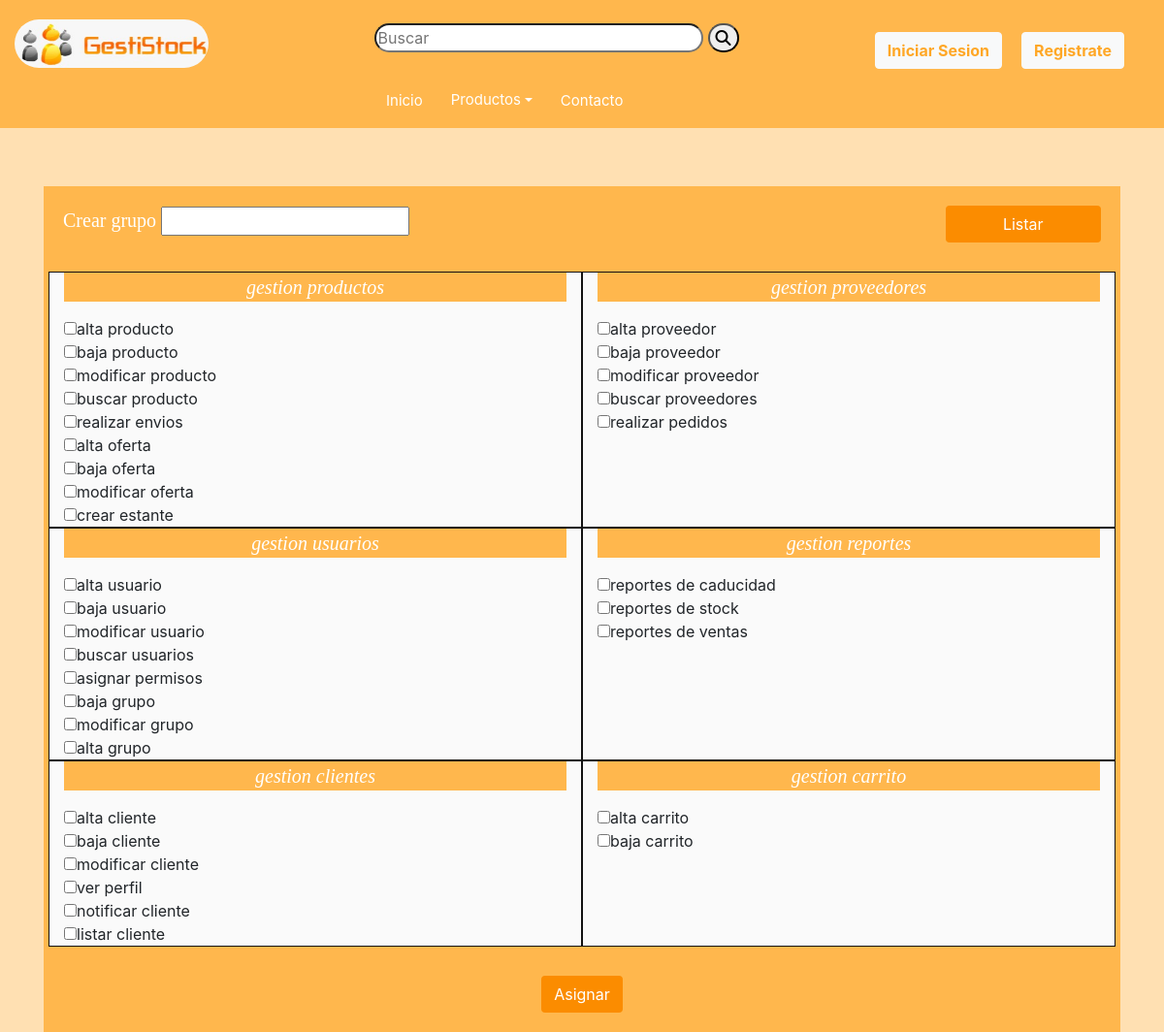
Screenshot of /asignarPermisos.php with the database file from the repository.
### tables this page shows
CREATE TABLE `gestiones` (
  `idGestiones` int(11) NOT NULL,
  `nombreGestion` varchar(100) NOT NULL
);

CREATE TABLE `permisos` (
  `idPermiso` int(11) NOT NULL,
  `nombrePermiso` varchar(45) NOT NULL
);

### asignarPermisos.php (the view, shortened to what this page needs)
<?php
      require("header.php");
      require("conexion.php");
?>
<div class="container">
        <div class="row">
              <div class="col-md-12" style="padding-top:60px;">
                   <form action="permisos.php" method="post" class="permisos">
                        <div class="row">
                            <div class="col-md-12">
                                <label>Crear grupo</label>
                                <input type="text" name="nombreGrupo">
                                <a style="float:right;width:15%" href="listarPermisos.php" class="btn botonpermisos">Listar</a>
                            </div>
                            <div class="col-md-12" style="padding-top:30px;">
                                <?php
                                    $agrupamiento=mysqli_query($conexion,"SELECT idGestiones, nombreGestion FROM gestiones ORDER BY idGestiones ASC");
                                    while($PermisosGestiones=mysqli_fetch_array($agrupamiento)){
                                ?>
                            </div>
                            <div class="col-md-6 gestiones">
                                    <p><?php echo $PermisosGestiones['nombreGestion']?></p>
                                    <?php
                                            $permisos=mysqli_query($conexion,"SELECT p.idpermiso, p.nombrePermiso FROM gestiones AS g, gestiones_permisos AS gp,permisos AS p
                                                                            WHERE g.idGestiones = gp.idGestiones
                                                                            AND gp.idpermiso=p.idpermiso
                                                                            AND g.idGestiones=" . $PermisosGestiones['idGestiones']);
                                            while($r=mysqli_fetch_array($permisos)){?>
                                                <input type="checkbox" name="nombrePermiso[]" value="<?php echo $r['nombrePermiso']?>"><?php echo $r['nombrePermiso']?><br>
                                   <?php    }
                                    }
                                   ?>
                            </div>
                            <div class="col-md-12" align="center" style="padding-top:30px">
                                <button type="submit" class="btn botonpermisos"  name="alta" value="alta">Asignar</button>
                            </div>
                        </div>
                   </form>
             </div>
        </div>
 </div>

### rows the page displays
gestiones: nombreGestion "gestion productos"
permisos: nombrePermiso "alta producto"
permisos: nombrePermiso "baja producto"
permisos: nombrePermiso "modificar producto"
permisos: nombrePermiso "buscar producto"
permisos: nombrePermiso "realizar envios"
permisos: nombrePermiso "alta oferta"
permisos: nombrePermiso "baja oferta"
permisos: nombrePermiso "modificar oferta"
permisos: nombrePermiso "crear estante"
gestiones: nombreGestion "gestion proveedores"
permisos: nombrePermiso "alta proveedor"
permisos: nombrePermiso "baja proveedor"
permisos: nombrePermiso "modificar proveedor"
permisos: nombrePermiso "buscar proveedores"
permisos: nombrePermiso "realizar pedidos"
gestiones: nombreGestion "gestion usuarios"
permisos: nombrePermiso "alta usuario"
permisos: nombrePermiso "baja usuario"
permisos: nombrePermiso "modificar usuario"
permisos: nombrePermiso "buscar usuarios"
permisos: nombrePermiso "asignar permisos"
permisos: nombrePermiso "baja grupo"
permisos: nombrePermiso "modificar grupo"
permisos: nombrePermiso "alta grupo"
gestiones: nombreGestion "gestion reportes"
permisos: nombrePermiso "reportes de caducidad"
permisos: nombrePermiso "reportes de stock"
permisos: nombrePermiso "reportes de ventas"
gestiones: nombreGestion "gestion clientes"
permisos: nombrePermiso "alta cliente"
permisos: nombrePermiso "baja cliente"
permisos: nombrePermiso "modificar cliente"
permisos: nombrePermiso "ver perfil"
permisos: nombrePermiso "notificar cliente"
permisos: nombrePermiso "listar cliente"
gestiones: nombreGestion "gestion carrito"
permisos: nombrePermiso "alta carrito"
permisos: nombrePermiso "baja carrito"
